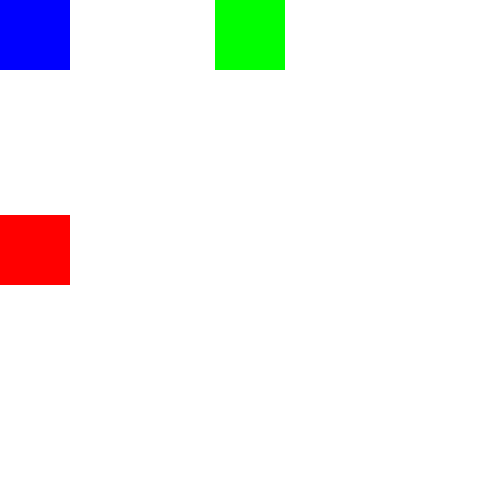
Frame 1 (no input)
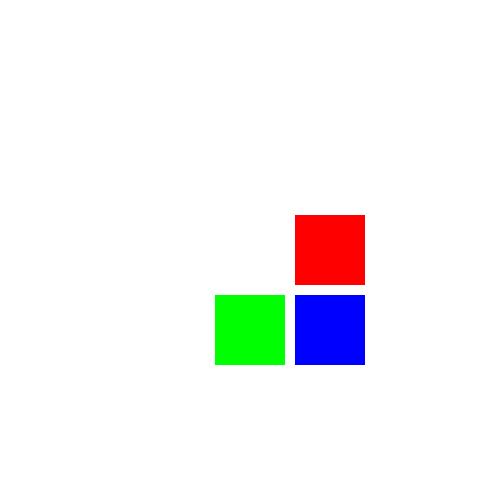
Frame 60 (no input)
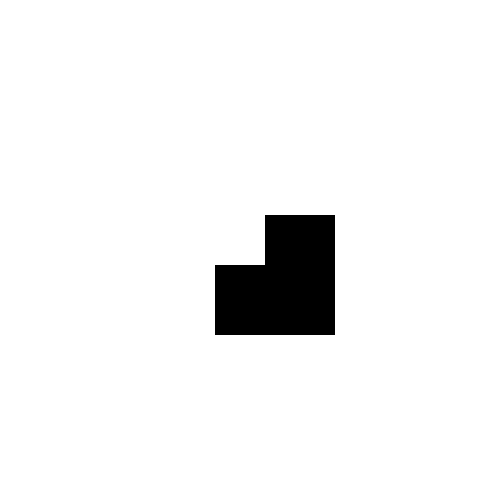
Frame 120 (the mouse pressed at the canvas centre since frame 60)

The p5.js sketch that drew these frames (run headless with seeded random() and noise() and a simulated clock; from frame 60 on, the mouse is pressed at the canvas centre):

// p5.js sketch
// ── sketch.js
var x=0;
var y=0;
var yg=0;
var xr=0;
var l=70;

var dir=1;
var v=5;

var r=255;
var g=255;
var b=255;
var col=true;

function setup(){
  createCanvas (500,500);

  noStroke ();
}

function draw(){ 
  background (255);
  
  fill (0,0,b);
  rect (x,y, l,);

  fill (0,g,0);
  rect (width/2-l/2,yg, l);

  fill (r,0,0);
  rect (xr,height/2-l/2, l);

  x+=v*dir;
  y+=v*dir;
  yg+=v*dir;
  xr+=v*dir;

  if (yg<=0 || yg>=height-l){ // Se (yg arriva a 0 o se yg arriva ib basso)
    dir=-dir;
    col=!col;
  }

  if (col){
    r=g=b=255;
  }

  else {
    r=g=b=0;
  }
}
